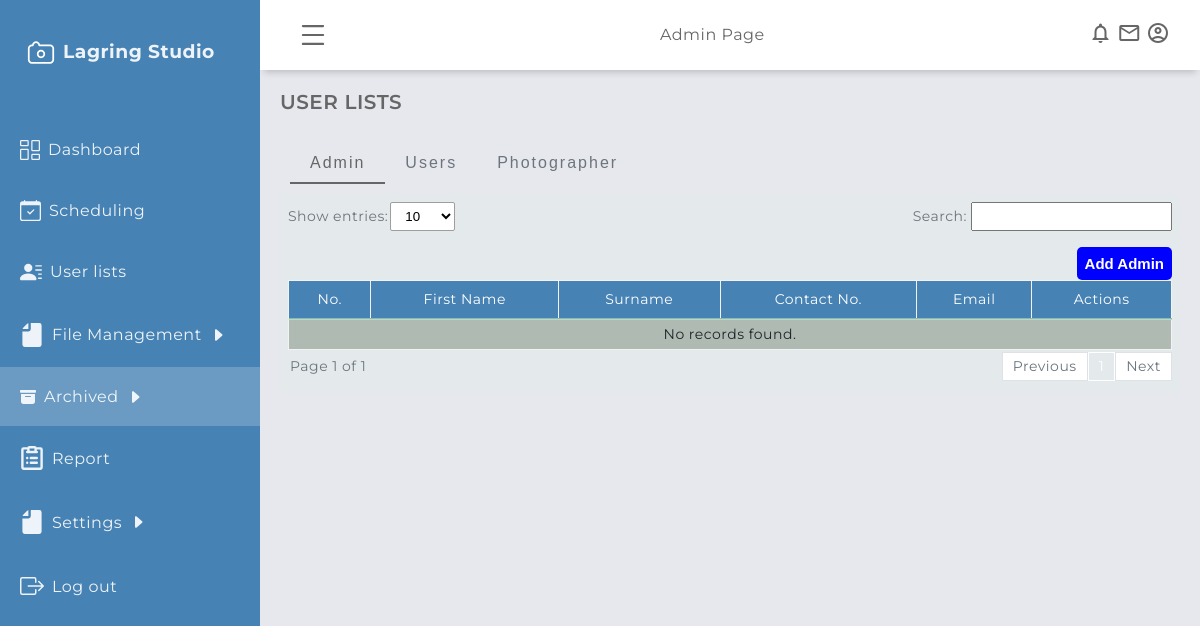
The app's page /admin/archived_user_list.php (signed in), older data.
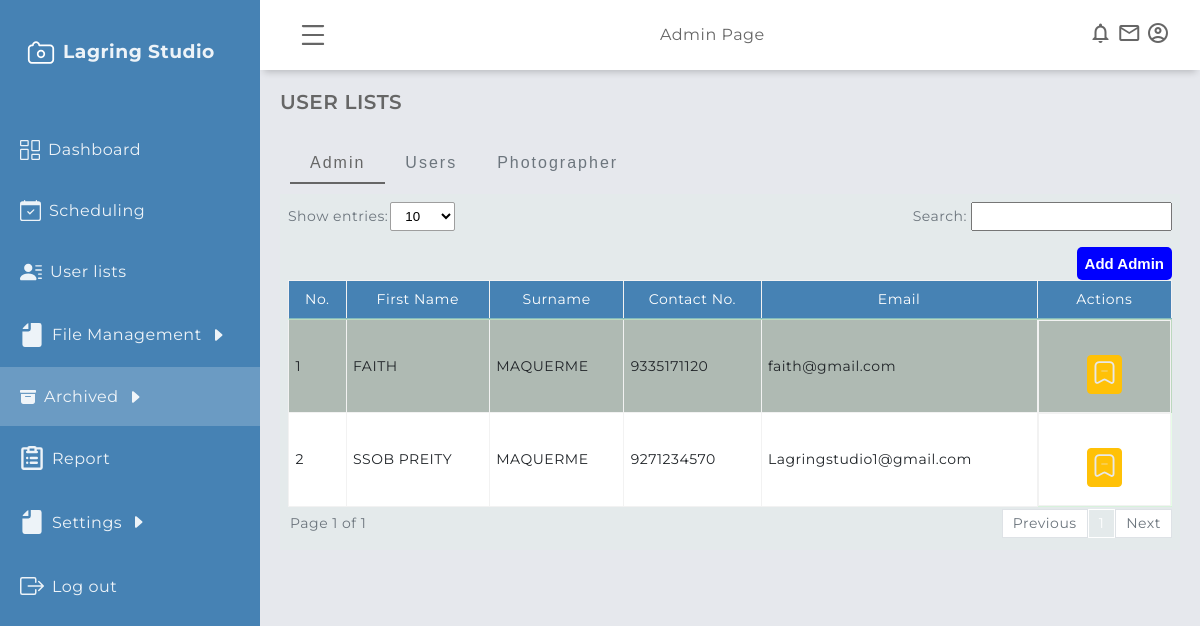
The same page, newer data.
### tables this page shows
CREATE TABLE IF NOT EXISTS `users` (
  `user_id` int NOT NULL AUTO_INCREMENT,
  `firstname` varchar(200) NOT NULL,
  `middlename` varchar(200) NOT NULL,
  `surname` varchar(200) NOT NULL,
  `registration_date` datetime NOT NULL DEFAULT CURRENT_TIMESTAMP,
  `contact` bigint NOT NULL,
  `email` varchar(200) NOT NULL,
  `password` varchar(200) NOT NULL,
  `role` varchar(250) NOT NULL,
  `archived_flag` int NOT NULL,
  PRIMARY KEY (`user_id`)
);

### admin/archived_user_list.php (the view, shortened to what this page needs)
<?php include('session.php'); ?>
<!DOCTYPE html>
<html lang="en">
    <head>
        <link rel="stylesheet" href="../assets/admin/css/dashboardcontainer.css" />
        <link rel="stylesheet" href="../assets/global/css/design.css" />
        <link rel="stylesheet" href="../assets/global/css/table.css" />
        <link rel="stylesheet" href="../assets/global/css/global.css" />
        <link rel="stylesheet" href="../assets/admin/css/services.css" />
    </head>
    <body>
        <div class="grid-container">
            <?php require "header/header.php"?>
            <?php require "navigation/sidebar.php"?>
            <main class="main-container">
                <div class="main-title">
                    <p class="font-weight-bold">USER LISTS</p>
                </div>
                <div class="button-group-container">
                    <div class="button-group">
                        <button class="btnClass active" onclick="showTable('table1')">Admin</button>
                        <button class="btnClass" onclick="showTable('table2')">Users</button>
                        <button class="btnClass" onclick="showTable('table3')">Photographer</button>
                    </div>
                </div>
                <div class="container bg-dirty py-2 my-0 px-2">
                    <div class= "showAndSearch  text-secondary align-items-center mb-1">
                        <div class= "align-items-center">
                            <label >Show entries:</label>
                            <select id="entriesPerPage">
                                <option value="10">10</option>
                            </select>
                        </div>
                        <div class= "align-items-center">
                            <label for="searchInput" class="pr-1" >Search:</label>
                            <div style="position: relative;">
                                <input type="text" id="searchInput" >
                            </div>
                        </div>
                        <div id="table1" class="table-group-container active">
                        <div class="add">
                            <button class="modal-trigger" data-modal-id="modal_add-admin">Add Admin</button>
                        </div>
                            <table id="table1" class="table table-striped table-bordered w-100">
                                <thead>
                                    <tr>
                                        <th>No.</th>
                                        <th>First Name</th>
                                        <th>Surname</th>
                                        <th>Contact No.</th>
                                        <th>Email</th>
                                        <th>Actions</th>
                                    </tr>
                                </thead>
                                <tbody>
                                <?php
                                    $i = 1;
                                    $sql = mysqli_query($connection, "SELECT * FROM users WHERE role = 'ADMIN' AND archived_flag = 0 ORDER BY firstname ASC") or die(mysqli_error($connection));
                                    if (mysqli_num_rows($sql) > 0) {
                                    while ($row = mysqli_fetch_array($sql)) {
                                        $fname = $row['firstname'];
                                        $lname = $row['surname'];
                                        $contact = $row['contact'];
                                        $email = $row['email'];
                                    ?>
                                    <tr>
                                        <td><?php echo $i++ ?></td>
                                        <td><?php echo strtoupper($fname);?></td>
                                        <td><?php echo strtoupper($lname);?></td>
                                        <td><?php echo $contact; ?></td>
                                        <td><?php echo $email; ?></td>
                                        <td class="justify-space-evenly">
                                            <a
                                                href="#"
                                                rel="tooltip"
                                                title="archive"
                                                class="modal-trigger"
                                                data-modal-id="<?php echo 'archive_announcements'; ?>">
                                                    <button class="p-1 m-1 btn btn-warning">
                                                    </button>
                                            </a>
                                        </td>
                                    </tr>
                                    <?php
                                    }}
                                    else {echo '<tr><td colspan="6" style="text-align: center;">No records found.</td></tr>';}
                                ?>
                                </tbody>
                            </table>
                        </div>
                            <div class="pagination-container">
                            <div id="pagination-label"></div>
                            <div id="pagination" class="pagination"></div>
                        </div>
                    </div>
                </div>
            </main>
        </div>
    </body>
</html>

### admin/header/header.php (shortened to what this page needs)
<header class="header">
    <div class="menu-icon toggleBtn">
    </div>
    <div class="header-left">Admin Page</div>
    <div class="header-right">
        <span class="material-icons-outlined">notifications</span>
        <span class="material-icons-outlined">email</span>
        <span class="material-icons-outlined">account_circle</span>
    </div>
</header>

### admin/navigation/sidebar.php (shortened to what this page needs)
<aside class="sidebar" id="sidebar">
    <div class="sidebar-title">
        <div class="sidebar-brand">
            <h3>Lagring Studio</h3>
        </div>
    </div>
    <ul class="sidebar-list">
    <?php $current_page = basename($_SERVER['PHP_SELF']); ?>
        <li <?php if ($current_page === 'admindashboard.php') echo 'class="navLinkActive"';?>>
            <a href="admindashboard.php">
                Dashboard
            </a>
        </li>
        <li <?php if ($current_page === 'calendar.php') echo 'class="navLinkActive"';?>>
            <a href="calendar.php">
                Scheduling
            </a>
        </li>
        <li <?php if ($current_page === 'user_list.php') echo 'class="navLinkActive"';?>>
            <a href="user_list.php">
                User lists
            </a>
        </li>
        <li <?php if (
                    $current_page === 'website.php' ||
                     $current_page === 'website.php')
                    echo 'class="navLinkActive"';?>>
        <a href="#" id="managementLink">
            File Management
            <svg
                xmlns="http://www.w3.org/2000/svg"
                width="16"
                height="16"
                fill="currentColor"
                class="bi bi-caret-right-fill"
                viewBox="0 0 16 16">
                <path
                        d="m12.14 8.753-5.482 4.796c-.646.566-1.658.106-1.658-.753V3.204a1 1 0 0 1 1.659-.753l5.48 4.796a1 1 0 0 1 0 1.506z"/>
            </svg>
        </a>
    </li>
    <li <?php if (
                    $current_page === 'archived_user_list.php' ||
                    $current_page === 'archived_file_management.php')
                    echo 'class="navLinkActive"';?>>
        <a href="#" id="archivedLink">
            Archived
            <svg
                xmlns="http://www.w3.org/2000/svg"
                width="16"
                height="16"
                fill="currentColor"
                class="bi bi-caret-right-fill"
                viewBox="0 0 16 16">
                <path
                        d="m12.14 8.753-5.482 4.796c-.646.566-1.658.106-1.658-.753V3.204a1 1 0 0 1 1.659-.753l5.48 4.796a1 1 0 0 1 0 1.506z"/>
            </svg>
        </a>
    </li>
        <li <?php if ($current_page === 'report.php') echo 'class="navLinkActive"';?>>
            <a href="report.php">
            Report
            </a>
        </li>
        <li <?php if (
                    $current_page === 'profile.php' ||
                     $current_page === 'backup.php')
                    echo 'class="navLinkActive"';?>>
        <a href="#" id="settingsLink">
            Settings
            <svg
                xmlns="http://www.w3.org/2000/svg"
                width="16"
                height="16"
                fill="currentColor"
                class="bi bi-caret-right-fill"
                viewBox="0 0 16 16">
                <path
                        d="m12.14 8.753-5.482 4.796c-.646.566-1.658.106-1.658-.753V3.204a1 1 0 0 1 1.659-.753l5.48 4.796a1 1 0 0 1 0 1.506z"/>
            </svg>
        </a>
    </li>
        <li class="sidebar-list-item">
            <a href="../logoutmodule/logout.php">
                Log out
            </a>
        </li>
    </ul>
</aside>

### assets/admin/css/dashboardcontainer.css (style rules this page uses)
.header { position: fixed; top: 0; right: 0; height: 70px; width: calc(100% - 260px); background-color: #ffffff; display: flex; align-items: center; justify-content: space-between; padding: 0 30px 0 30px; box-shadow: 0 6px 7px -4px rgba(0, 0, 0, 0.2); transition: all 0.5s; -webkit-transition: all 0.5s; z-index: 8; }
.material-icons-outlined { cursor: pointer; }
.menu-icon { display: flex; justify-content: center; align-items: center; padding: 0.5rem; border-radius: 50%; cursor: pointer; }
.sidebar { position: fixed; top: 0; left: 0; width: 260px; height: 100vh; background-color: #4682B4; color: rgb(255, 255, 255, 0.9); overflow-y: auto; overflow-x: hidden; transition: all 0.5s; -webkit-transition: all 0.5s; z-index: 9; }
.sidebar-title { display: flex; justify-content: space-between; align-items: center; padding: 20px 20px 20px 20px; margin-bottom: 30px; }
.sidebar-brand { display: flex; align-items: center; gap: 0.5rem; margin-top: 15px; font-weight: 700; text-align: center; }
.sidebar-list { padding: 0; margin-top: 15px; list-style-type: none; }
.navLinkActive a { background-color: rgba(255, 255, 255, 0.2); }
.sidebar-list li { display: block; }
.sidebar-list li a { padding: 20px; text-decoration: none; color: rgb(255, 255, 255, 0.9); display: flex; align-items: center; gap: 0.5rem; }
.main-container { margin-top: 70px; margin-left: 260px; padding: 1.25rem; min-height: calc(100vh - 70px); transition: all 0.5s; -webkit-transition: all 0.5s; z-index: 8; }
.main-title { margin: 0 0 1.25rem 0; }
.main-title p { font-size: 1.25rem; }

### assets/global/css/design.css (style rules this page uses)
:root { --blue1: rgba(36, 175, 242); --blue2: rgba(7, 164, 241); --blue3: rgba(23, 147, 217); --blue4: rgba(4, 127, 204); --blue5: rgba(30,144,255); --light_blue: rgba(63, 194, 250); --dim_blue: rgba(137, 192, 223); --dark_blue: rgba(30, 70, 139); --gray: rgba(208, 216, 227); --dark_gray: rgba(141, 164, 196); --dirty_white: rgba(244, 244, 244); --red: rgba(254, 0, 0); --maroon: rgba(154, 0, 0); }
* { margin: 0; padding: 0; box-sizing: border-box; }
body { font-family: "Montserrat", sans-serif; letter-spacing: 0.5px; line-height: 1.2; scrollbar-color: smooth; background-color: #e6e8ed; color: #666666; }
.font-weight-bold { font-weight: 600; }

### assets/global/css/table.css (style rules this page uses)
.table { width: 100%; margin-bottom: 2px; color: #212529; border-collapse: collapse; white-space: nowrap; }
.table th, .table td { padding: 0.4rem; align-items: center; border-top: 1px solid #cafaca77; }
.table thead th { vertical-align: bottom; border-bottom: 2px solid #cafaca77; background-color: #21232d; color: white; font-weight: normal; text-align: center; }
#table1 tbody tr:nth-child(odd) { background-color: #73847377; }
#table1 tbody tr:nth-child(even) { background-color: #ffffff; }
.table-bordered { border: 1px solid #cafaca77; }
.table-bordered th, .table-bordered td { border: 1px solid hsl(0, 0%, 95%); }
.table-bordered thead th, .table-bordered thead td { border-bottom-width: 2px; background: #4682B4; padding: 10px 10px; }
.table-striped tbody tr { background-color: rgba(0, 0, 0, 0.1); }
#entriesPerPage { background-color: white; border: 1px solid rgb(158, 158, 158); border-radius: 2px; padding: 5px 10px; align-items: center; margin-left: 2px; outline: none; }
#searchInput { padding: 5px 10px; outline: none; }
.showAndSearch { display: flex; justify-content: space-between; flex-wrap: wrap; font-size: 14px; margin-bottom: 10px; }
.pagination-container { display: flex; justify-content: space-between; align-items: center; font-size: 14px; width: 100%; }
#pagination-label { color: #6c757d; padding-left: 2px; }
.pagination { display: flex; align-items: center; }
.button-group { display: flex; white-space: nowrap; align-items: center; padding: 10px 10px 0px 10px; width: 100%; }
.btnClass { padding: 10px 20px; background: none; color: #6c757d; border: none; font-size: 16px; cursor: pointer; text-align: center; border-bottom: 2px solid transparent; letter-spacing: 2px; }
.btnClass.active { color: var(--green1); border-bottom-color: var(--green1); }
.table-group-container { display: none; overflow-x: auto; }
.table-group-container.active { display: block; width: 100%; }

### assets/admin/css/services.css (style rules this page uses)
.add { display: flex; justify-content: end; }
.add button { padding: 0.5rem; border:none; outline:none; cursor: pointer; background-color: blue; color: #fff; border-radius: 5px; }

Row changes from the older to the newer data that the page shows:
added users: firstname "FAITH", surname "MAQUERME", contact "9335171120", email "faith@gmail.com"
now on this page (row edited): users: firstname "SSOB PREITY", surname "MAQUERME", contact "9271234570", email "Lagringstudio1@gmail.com"
Text that changed along with them:
text no longer shown: "No records found."
